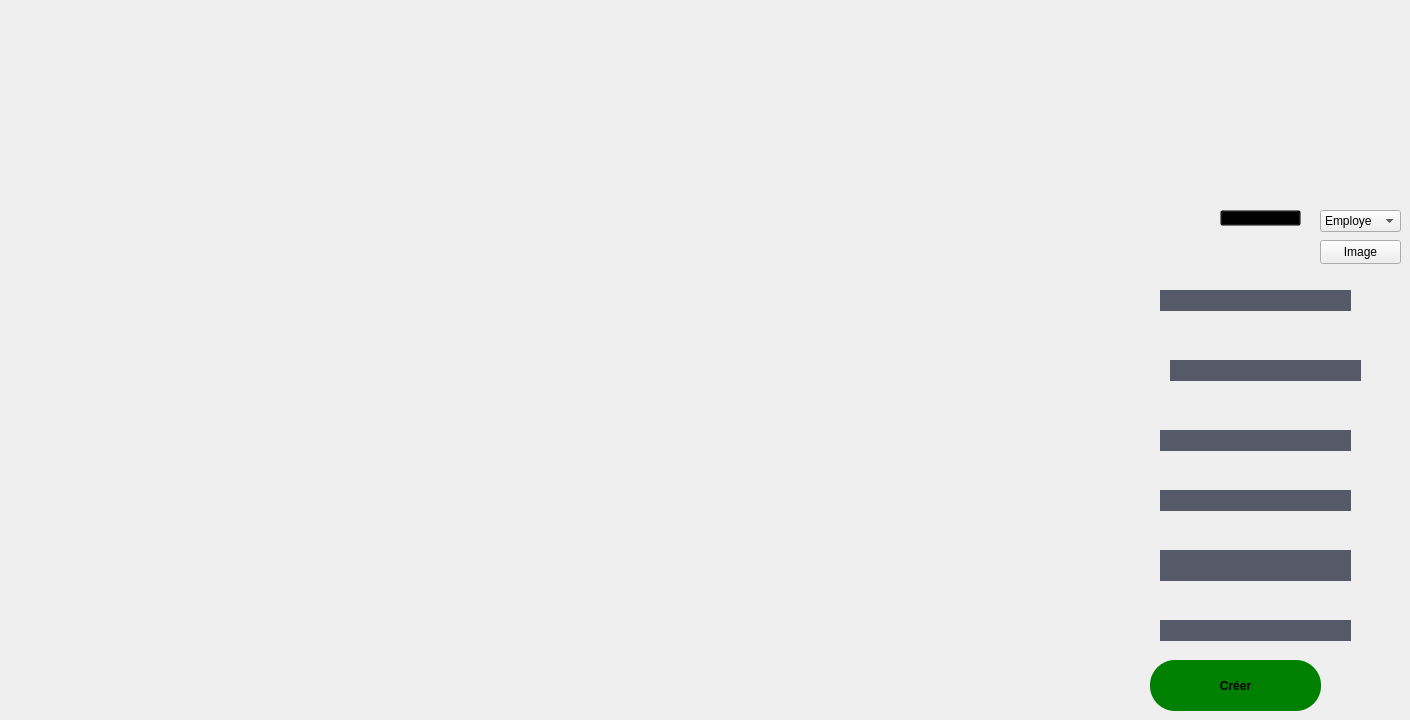
    <widget class="QWidget" name="page_3">
     <property name="styleSheet">
      <string notr="true">QWidget#page_3 {
    background-image: url(&quot;C:/Users/21658/Desktop/projet2024-2025/mech/page3.png&quot;);
    background-position: center;   /* Centrer l'image */
    background-repeat: no-repeat;  /* Ne pas répéter l'image */
    background-size: cover;        /* Adapter l'image à la taille du widget */
}
</string>
     </property>
     <widget class="QComboBox" name="rolee_u">
      <property name="geometry">
       <rect>
        <x>1320</x>
        <y>210</y>
        <width>81</width>
        <height>22</height>
       </rect>
      </property>
      <item>
       <property name="text">
        <string>Employe</string>
       </property>
      </item>
     </widget>
     <widget class="QLineEdit" name="firstname_u">
      <property name="geometry">
       <rect>
        <x>1160</x>
        <y>490</y>
        <width>191</width>
        <height>21</height>
       </rect>
      </property>
      <property name="styleSheet">
       <string notr="true">background-color: rgb(86, 89, 103);
border: none;
</string>
      </property>
     </widget>
     <widget class="QLineEdit" name="lastname_u">
      <property name="geometry">
       <rect>
        <x>1160</x>
        <y>430</y>
        <width>191</width>
        <height>21</height>
       </rect>
      </property>
      <property name="styleSheet">
       <string notr="true">background-color: rgb(86, 89, 103);
border: none;
</string>
      </property>
     </widget>
     <widget class="QLineEdit" name="phone_u">
      <property name="geometry">
       <rect>
        <x>1160</x>
        <y>550</y>
        <width>191</width>
        <height>31</height>
       </rect>
      </property>
      <property name="styleSheet">
       <string notr="true">background-color: rgb(86, 89, 103);
border: none;
</string>
      </property>
     </widget>
     <widget class="QPushButton" name="seconnecter">
      <property name="geometry">
       <rect>
        <x>1220</x>
        <y>210</y>
        <width>81</width>
        <height>16</height>
       </rect>
      </property>
      <property name="styleSheet">
       <string notr="true">QPushButton {
    background-color: transparent;  /* Couleur de fond transparente */
   
}
</string>
      </property>
      <property name="text">
       <string/>
      </property>
     </widget>
     <widget class="QLineEdit" name="mdp_u">
      <property name="geometry">
       <rect>
        <x>1160</x>
        <y>620</y>
        <width>191</width>
        <height>21</height>
       </rect>
      </property>
      <property name="styleSheet">
       <string notr="true">background-color: rgb(86, 89, 103);
border: none;
</string>
      </property>
     </widget>
     <widget class="QPushButton" name="addimage">
      <property name="geometry">
       <rect>
        <x>1320</x>
        <y>240</y>
        <width>81</width>
        <height>24</height>
       </rect>
      </property>
      <property name="text">
       <string>Image</string>
      </property>
     </widget>
     <widget class="QPushButton" name="ButtonCreer">
      <property name="geometry">
       <rect>
        <x>1150</x>
        <y>660</y>
        <width>171</width>
        <height>51</height>
       </rect>
      </property>
      <property name="styleSheet">
       <string notr="true">QPushButton {
    background-color: green;
    border: none;                   /* Pas de bordure */
    color: black;                   /* Couleur du texte */
    padding: 10px;                  /* Espacement interne */
    border-radius: 25px;            /* Coins arrondis */
    font-weight: bold;              /* Texte en gras */
}

QPushButton:hover {
    background-color:grey;
    border: none;                          /* Pas de bordure au survol */
    font-weight: bold;                     /* Assure que le texte reste en gras au survol */
}

QPushButton:pressed {
    background-color: rgba(169, 169, 169, 255); /* Couleur gris foncé lors du clic */
    font-weight: bold;                          /* Texte en gras lors du clic */
}
</string>
      </property>
      <property name="text">
       <string>Créer</string>
      </property>
     </widget>
     <widget class="QLineEdit" name="cin_u">
      <property name="geometry">
       <rect>
        <x>1170</x>
        <y>360</y>
        <width>191</width>
        <height>21</height>
       </rect>
      </property>
      <property name="styleSheet">
       <string notr="true">background-color: rgb(86, 89, 103);
border: none;
</string>
      </property>
     </widget>
     <widget class="QLineEdit" name="email_u">
      <property name="geometry">
       <rect>
        <x>1160</x>
        <y>290</y>
        <width>191</width>
        <height>21</height>
       </rect>
      </property>
      <property name="styleSheet">
       <string notr="true">background-color: rgb(86, 89, 103);
border: none;
</string>
      </property>
     </widget>
    </widget>
